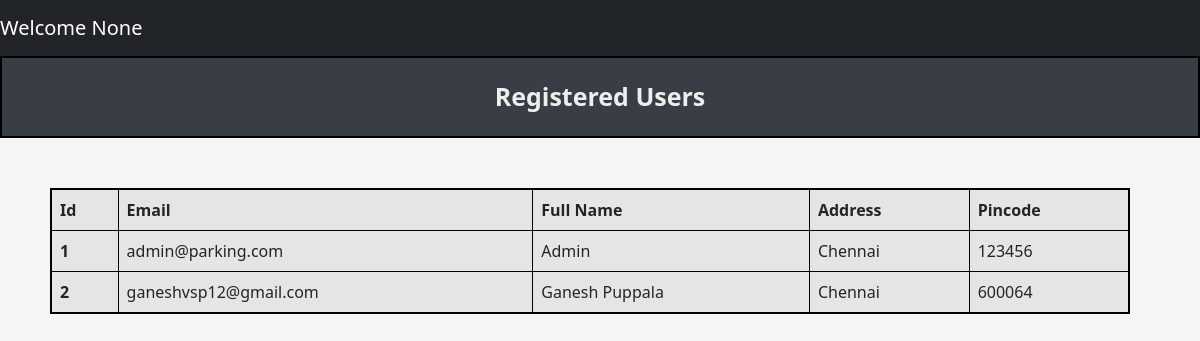
Before: /admin/users with the older database file.
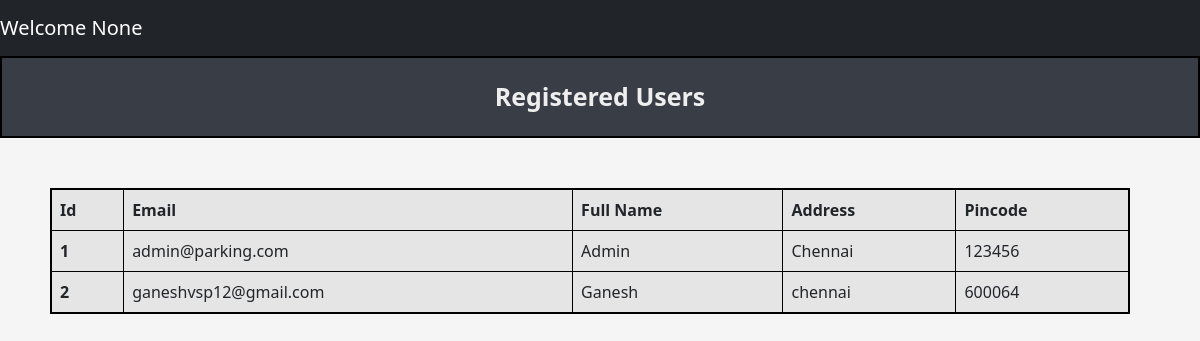
After: the same page with the newer database file.
### tables this page shows
CREATE TABLE Users (
            user_id INTEGER PRIMARY KEY AUTOINCREMENT,
            email Text NOT NULL UNIQUE,
            password Text NOT NULL,
            name Text NOT NULL,
            address Text NOT NULL,
            pincode Text NOT NULL,
            role Text DEFAULT 'user'
        );

### controllers/admin_controller.py (the view)
@admin.route('/admin/users', methods = ['GET','POST'])
def viewUsers():
    users_data = getUsersData()
    return render_template("admin/userslist.html",users_data = users_data)

### models/parking_lot.py (called while the page is built)
def getUsersData():
    connection = sqlite3.connect(DATABASE_PARKING)
    cur = connection.cursor()
    cur.execute('''
                    SELECT * FROM USERS
                ''')
    users_data = cur.fetchall()
    connection.commit()
    connection.close()
    return users_data

### templates/admin/userslist.html (shortened to what this page needs)
{% extends "navbar.html" %}
{% block content %}
    <div class="title"> Registered Users </div>
        <table class="table table-striped table-active table-responsive table-css table-bordered ">
            <thead>
                <tr>
                <th scope="col">Id</th>
                <th scope="col">Email</th>
                <th scope="col">Full Name</th>
                <th scope="col">Address</th>
                <th scope="col">Pincode</th>
                </tr>
            </thead>
            <tbody>
                {% for user in users_data %}
                    <tr>
                        <th scope="row">{{ user[0] }}</th>
                        <td>{{ user[1] }}</td>
                        <td>{{ user[3] }}</td>
                        <td>{{ user[4] }}</td>
                        <td>{{ user[5] }}</td>
                    </tr>
                {% endfor %}
            </tbody>
        </table>
{% endblock %}

Changed rows visible on the page:
changed Users "ganeshvsp12@gmail.com": name "Ganesh Puppala" → "Ganesh"; address "Chennai" → "chennai"
